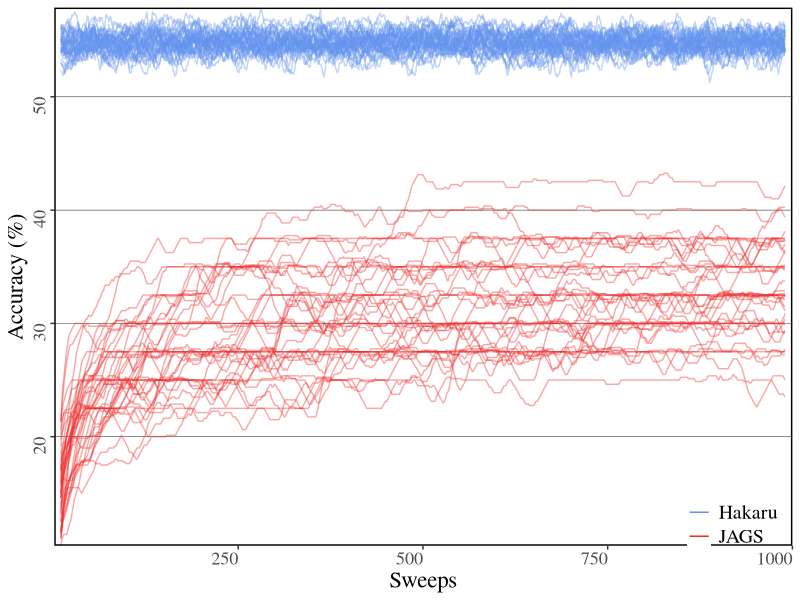

The R source for this figure:
library('ggplot2')
library('data.table')
library('zoo')

data <- fread("nbsweeps3.csv")
data$Accuracy <- data$Accuracy * 100

window.size <- 20

dt <- data.table(data)
dt[, Accuracy:=rollmean(Accuracy, window.size, fill=list(NA, NULL, NA)), by = "Chains,System"]
data2 <- data.frame(dt)

p <- ggplot(data2,
            aes(x=Sweeps, y=Accuracy, group=interaction(Chains, System), colour=System)) +
     geom_line(alpha=0.4) +
     ylab("Accuracy (%)") +
     guides(colour = guide_legend(override.aes = list(alpha = 1))) +
     scale_color_manual(name="",
                        values=c("cornflowerblue", "firebrick2")) +
     scale_x_continuous(expand=c(0, 0)) +
     scale_y_continuous(expand=c(0, 0)) +
     theme_bw() + 
     theme(panel.grid.major = element_line(colour = "black", size=0.15)) +
     theme(panel.grid.minor = element_blank()) +
     theme(panel.grid.major.x = element_blank()) +
     theme(panel.border = element_rect(colour = "black", fill=NA, size=1)) +
     theme(text = element_text(family="Times")) +
     theme(plot.title = element_text(size = rel(2))) +
     theme(axis.title.y = element_text(size = rel(1.5), angle = 90)) +
     theme(axis.title.x = element_text(size = rel(1.5))) +
     theme(axis.text.y = element_text(size = rel(1.5), angle = 90)) +
     theme(axis.text.x = element_text(size = rel(1.5), hjust = 1)) +
     theme(legend.title = element_text(size = rel(1.5))) +
     theme(legend.text = element_text(size = rel(1.3))) +
     theme(legend.background = element_rect(fill = "transparent")) +
     theme(legend.justification=c(0.02,1.0),
           legend.position=c(0.85,0.15))               # Position legend in bottom right


ggsave("plots/nbsweeps4.pdf", p)
